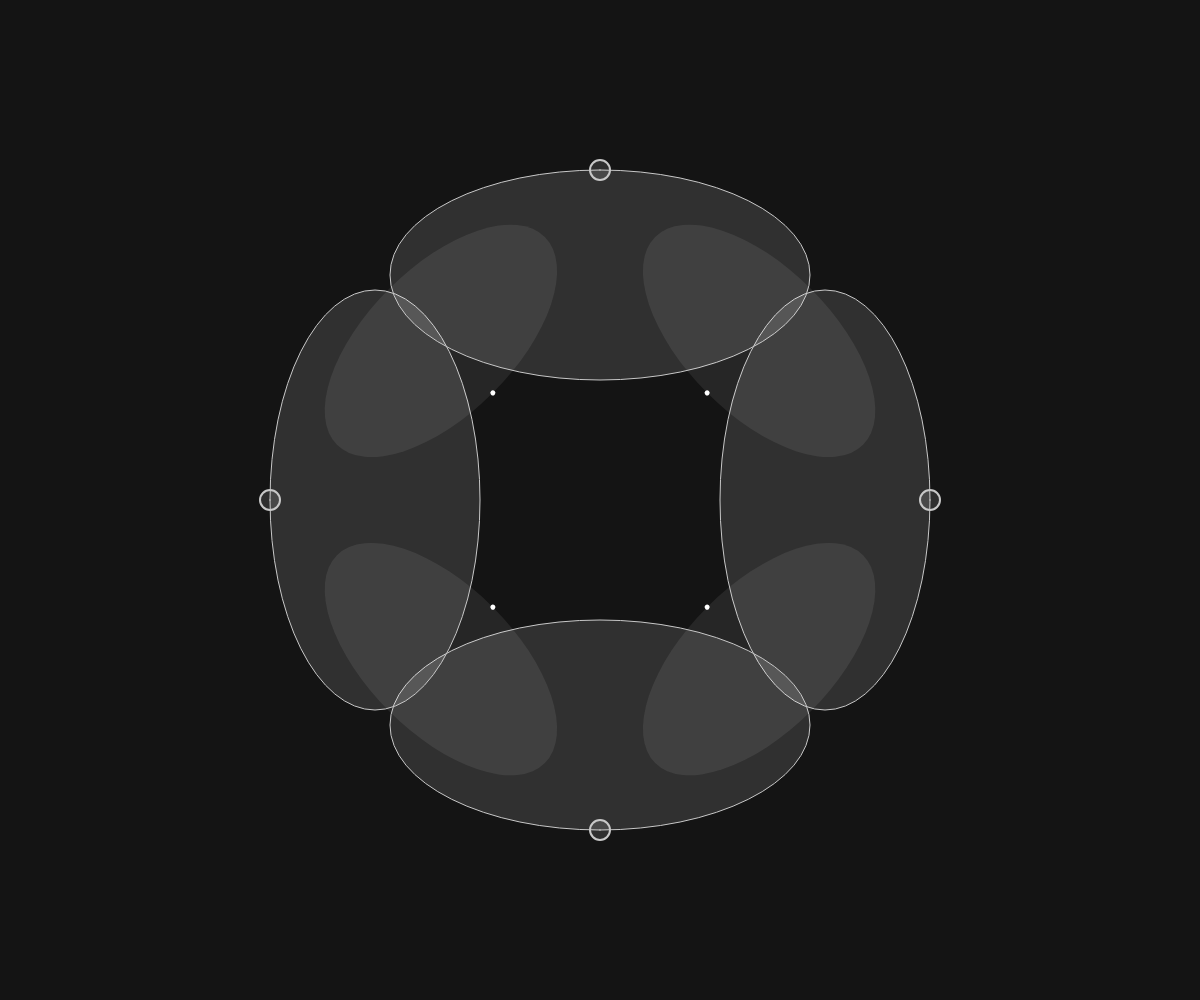
Frame 1 (no input)
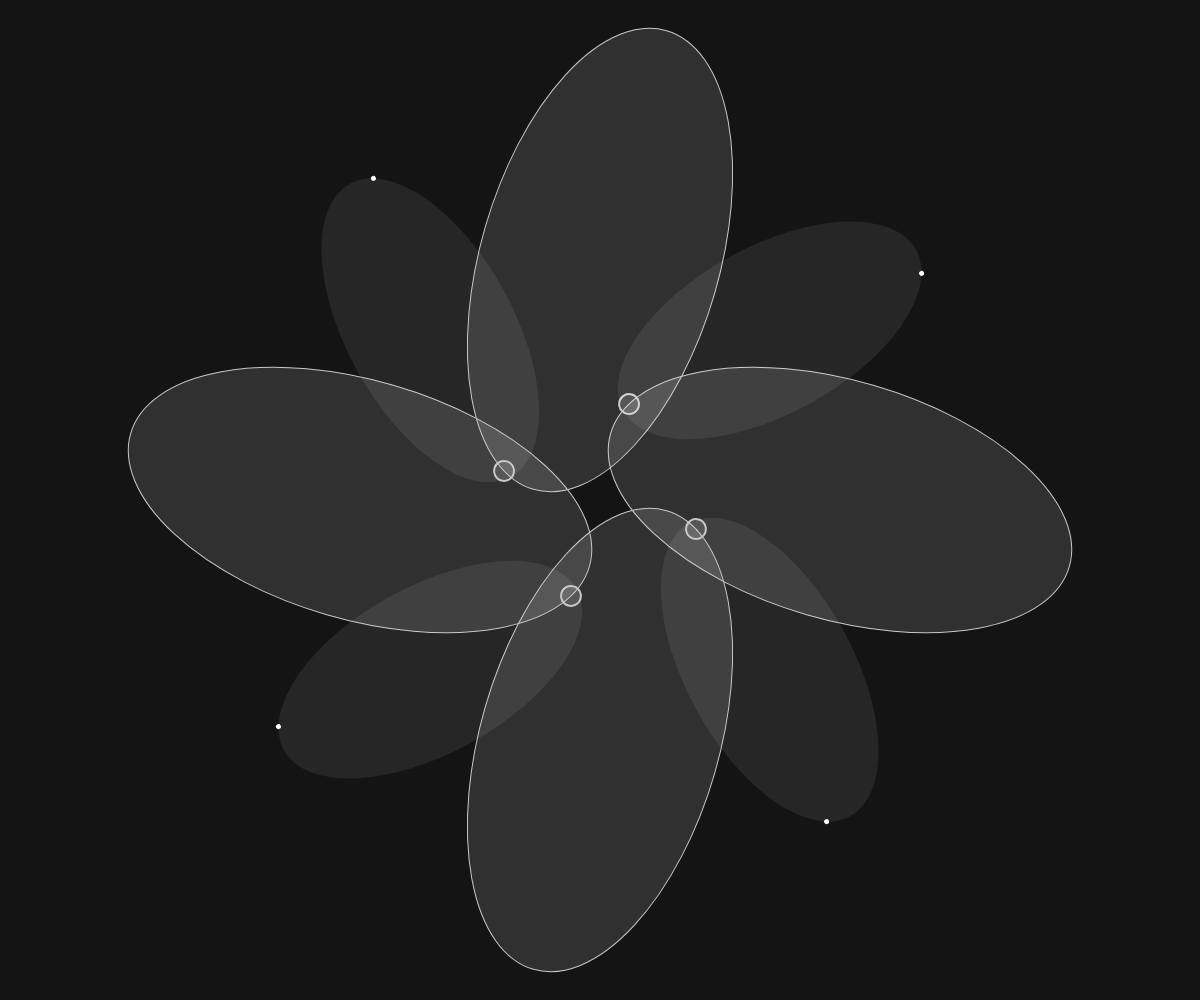
Frame 60 (no input)
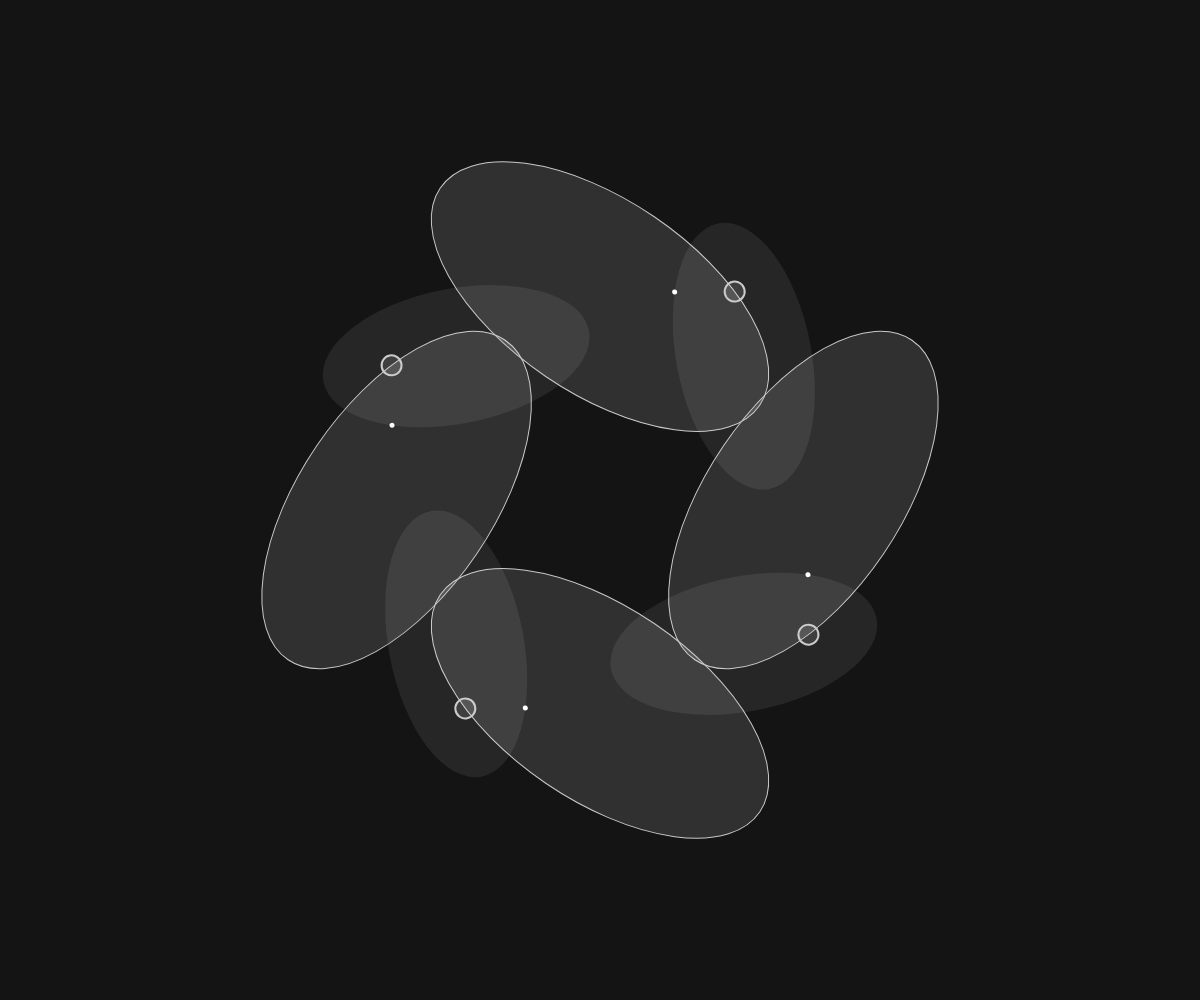
Frame 120 (the mouse pressed at the canvas centre since frame 60)

The p5.js sketch that drew these frames (run headless with seeded random() and noise() and a simulated clock; from frame 60 on, the mouse is pressed at the canvas centre):

// p5.js sketch
// ── sketch.js
// Radial Pattern 2

var frames = 200
var num = 8; // try numbers up to 40
let theta = 0;
let isLooping;

function setup() {
    createCanvas(windowWidth, windowHeight);
    background(0);
}

function draw() {
    background(20);
    fill(255, 30);
    stroke(255, 50);
    translate(width / 2, height / 2);
    for (i = 0; i < num; i++) {
        push();
        let offSet = TWO_PI / num * i;
        rotate(offSet);
        sz = map(sin(theta), -1, 1, width*.15, width*.2);
        x = map(sin(theta), -1, 1, sz, width * .2);
        translate(x, 0);
        push();
        rotate(theta);
        stroke(200);

        if (i%2==0) {
          ellipse(0, 0, sz, sz*2);
          px = cos(theta)*sz/2;
          py = sin(theta)*sz;
          sz2 = 20;
          strokeWeight(2);
          ellipse(px, py, sz2, sz2);
          strokeWeight(1);
        } else {
            fill(255,20);
            noStroke();
            ellipse(0, 0, sz*.7, sz*2*.7);
            px = cos(theta+PI)*sz*.35;
            py = sin(theta+PI)*sz*.7;
            sz2 = 5;
            fill(255);
            ellipse(px, py, sz2, sz2);
            noFill();
        }
        pop();
        pop();
    }
    theta += TWO_PI / frames;
}

function togglePlay() {
    if (isLooping === false) {
        loop();
        isLooping=true;
        console.log("Start Loop");
    } else {
        noLoop();
        isLooping=false;
        console.log("Stop Loop");
    }
}

function mousePressed() {
    togglePlay();
}
